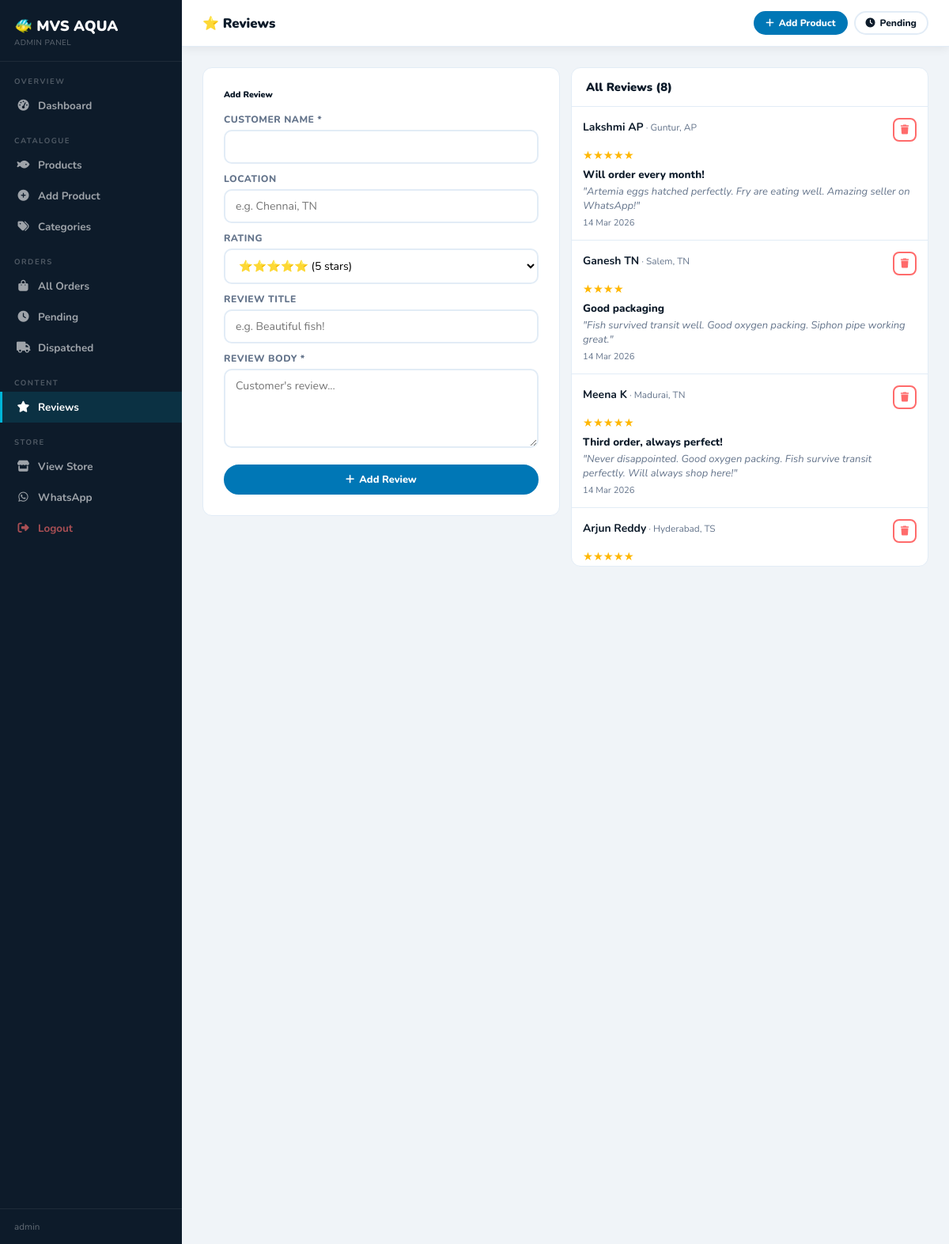
Screenshot of /dashboard/reviews/ (signed in) with the database file from the repository.
### store/models.py (models this page shows, shortened)
class Review(models.Model):
    name      = models.CharField(max_length=100)
    location  = models.CharField(max_length=80, blank=True)
    rating    = models.IntegerField(default=5)
    title     = models.CharField(max_length=150, blank=True)
    body      = models.TextField()
    verified  = models.BooleanField(default=True)
    created_at= models.DateTimeField(auto_now_add=True)
    class Meta: ordering=['-created_at']

### dashboard/views.py (the view, shortened to what this page needs)
# urls.py: path('reviews/', views.dash_reviews, name='dash_reviews'),
@login_required
def dash_reviews(request):
    rvs=Review.objects.all()
    return render(request,'dashboard/reviews.html',{'reviews':rvs})

### cart/context_processors.py (called while the page is built)
def cart_context(request):
    cart = request.session.get('cart', {})
    count = sum(v.get('qty',0) for v in cart.values())
    total = sum(float(v.get('price',0))*v.get('qty',0) for v in cart.values())
    return {'cart_count': count, 'cart_total': round(total,2)}

### templates/dashboard/reviews.html (shortened to what this page needs)
{% extends 'dashboard/base.html' %}
{% block title %}Reviews{% endblock %}{% block page_title %}⭐ Reviews{% endblock %}{% block n_rev %}active{% endblock %}
{% block content %}
<div class="g2" style="align-items:start;">
  <div class="fc">
    <h6 style="font-weight:900;margin-bottom:16px;">Add Review</h6>
    <form method="post">{% csrf_token %}<input type="hidden" name="action" value="add">
      <div style="margin-bottom:11px;"><label class="fl">Customer Name *</label><input type="text" name="name" class="fi" required></div>
      <div style="margin-bottom:11px;"><label class="fl">Location</label><input type="text" name="location" class="fi" placeholder="e.g. Chennai, TN"></div>
      <div style="margin-bottom:11px;"><label class="fl">Rating</label><select name="rating" class="fi"><option value="5">⭐⭐⭐⭐⭐ (5 stars)</option></select></div>
      <div style="margin-bottom:11px;"><label class="fl">Review Title</label><input type="text" name="title" class="fi" placeholder="e.g. Beautiful fish!"></div>
      <div style="margin-bottom:15px;"><label class="fl">Review Body *</label><textarea name="body" class="fi" rows="4" required placeholder="Customer's review..."></textarea></div>
      <button type="submit" class="btn btn-primary" style="width:100%;justify-content:center;"><i class="fas fa-plus"></i> Add Review</button>
    </form>
  </div>
  <div class="tc">
    <div class="th"><h6>All Reviews ({{ reviews|length }})</h6></div>
    <div style="max-height:580px;overflow-y:auto;">
      {% for r in reviews %}
      <div style="padding:14px;border-bottom:1px solid var(--border);">
        <div style="display:flex;justify-content:space-between;align-items:start;margin-bottom:7px;">
          <div><strong style="font-size:.87rem;">{{ r.name }}</strong>{% if r.location %}<span style="color:var(--muted);font-size:.74rem;"> · {{ r.location }}</span>{% endif %}</div>
          <form method="post" style="display:inline;"><button type="submit" class="btn btn-outline btn-sm btn-ico" style="color:var(--coral);border-color:var(--coral);" onclick="return confirm('Delete?')"><i class="fas fa-trash"></i></button></form>
        </div>
        <div style="color:var(--gold);margin-bottom:5px;font-size:.9rem;">{% if r.rating >= 1 %}★{% endif %}{% if r.rating >= 2 %}★{% endif %}{% if r.rating >= 3 %}★{% endif %}{% if r.rating >= 4 %}★{% endif %}{% if r.rating >= 5 %}★{% endif %}</div>
        {% if r.title %}<div style="font-weight:800;font-size:.84rem;margin-bottom:3px;">{{ r.title }}</div>{% endif %}
        <div style="font-size:.81rem;color:var(--muted);font-style:italic;">"{{ r.body }}"</div>
        <div style="font-size:.7rem;color:var(--muted);margin-top:5px;">{{ r.created_at|date:"d M Y" }}</div>
      </div>
      {% empty %}<div style="text-align:center;padding:40px;color:var(--muted);">No reviews yet</div>{% endfor %}
    </div>
  </div>
</div>
{% endblock %}

### templates/dashboard/base.html (shortened to what this page needs)
<!DOCTYPE html>
<html lang="en">
<head><meta charset="UTF-8"><meta name="viewport" content="width=device-width,initial-scale=1">
<link href="https://cdnjs.cloudflare.com/ajax/libs/font-awesome/6.5.0/css/all.min.css" rel="stylesheet">
{% block extra_css %}{% endblock %}</head>
<body>
<aside class="sidebar">
  <div class="sb-logo"><div class="sb-brand">🐠 MVS AQUA</div><div class="sb-sub">Admin Panel</div></div>
  <div class="sb-sec">Overview</div>
  <a href="{% url 'dash_home' %}" class="sb-lnk {% block n_home %}{% endblock %}"><i class="fas fa-tachometer-alt"></i> Dashboard</a>
  <div class="sb-sec">Catalogue</div>
  <a href="{% url 'dash_products' %}" class="sb-lnk {% block n_prod %}{% endblock %}"><i class="fas fa-fish"></i> Products</a>
  <a href="{% url 'dash_product_add' %}" class="sb-lnk"><i class="fas fa-plus-circle"></i> Add Product</a>
  <a href="{% url 'dash_categories' %}" class="sb-lnk {% block n_cat %}{% endblock %}"><i class="fas fa-tags"></i> Categories</a>
  <div class="sb-sec">Orders</div>
  <a href="{% url 'dash_orders' %}" class="sb-lnk {% block n_ord %}{% endblock %}"><i class="fas fa-shopping-bag"></i> All Orders</a>
  <a href="{% url 'dash_orders' %}?status=pending" class="sb-lnk"><i class="fas fa-clock"></i> Pending</a>
  <a href="{% url 'dash_orders' %}?status=dispatched" class="sb-lnk"><i class="fas fa-truck"></i> Dispatched</a>
  <div class="sb-sec">Content</div>
  <a href="{% url 'dash_reviews' %}" class="sb-lnk {% block n_rev %}{% endblock %}"><i class="fas fa-star"></i> Reviews</a>
  <div class="sb-sec">Store</div>
  <a href="/" target="_blank" class="sb-lnk"><i class="fas fa-store"></i> View Store</a>
  <a href="https://wa.me/919490255775" target="_blank" class="sb-lnk"><i class="fab fa-whatsapp"></i> WhatsApp</a>
  <a href="{% url 'dash_logout' %}" class="sb-lnk danger"><i class="fas fa-sign-out-alt"></i> Logout</a>
  <div class="sb-user">{{ request.user.username }}</div>
</aside>
<div class="main">
  <div class="topbar">
    <h4>{% block page_title %}Dashboard{% endblock %}</h4>
    <div style="display:flex;gap:8px;">
      <a href="{% url 'dash_product_add' %}" class="btn btn-primary btn-sm"><i class="fas fa-plus"></i> Add Product</a>
      <a href="{% url 'dash_orders' %}?status=pending" class="btn btn-outline btn-sm"><i class="fas fa-clock"></i> Pending</a>
    </div>
  </div>
  <div class="pg">
    {% block content %}{% endblock %}
  </div>
</div>
</body></html>

### templates/dashboard/base.html (style rules this page uses)
:root { --brand:#0077B6;--dark:#023E8A;--accent:#00B4D8;--sb:#0D1B2A;--sbw:230px;--bg:#F0F4F8;--surface:#fff;--border:#E2ECF6;--text:#0D1B2A;--muted:#64748B;--green:#06D6A0;--coral:#FF6B6B;--gold:#FFB703;--r:12px;--sh:0 2px 12px rgba(0,0,0,.07) }
* { box-sizing:border-box;margin:0;padding:0 }
body { font-family:'Nunito',sans-serif;background:var(--bg);color:var(--text);display:flex;min-height:100vh }
.sidebar { width:var(--sbw);background:var(--sb);min-height:100vh;position:fixed;left:0;top:0;z-index:200;display:flex;flex-direction:column;overflow-y:auto }
.sb-logo { padding:20px 18px 16px;border-bottom:1px solid rgba(255,255,255,.07) }
.sb-brand { font-size:1.15rem;color:#fff;font-weight:900 }
.sb-sub { font-size:.62rem;color:rgba(255,255,255,.35);letter-spacing:.5px;text-transform:uppercase;margin-top:2px }
.sb-sec { padding:18px 18px 5px;font-size:.6rem;color:rgba(255,255,255,.28);letter-spacing:1.5px;text-transform:uppercase;font-weight:700 }
.sb-lnk { display:flex;align-items:center;gap:10px;padding:10px 18px;color:rgba(255,255,255,.6);text-decoration:none;font-size:.84rem;font-weight:700;border-left:3px solid transparent;transition:all .2s }
.sb-lnk i { width:17px;text-align:center;font-size:.88rem }
.sb-lnk:hover,.sb-lnk.active { background:rgba(0,180,216,.14);color:#fff;border-left-color:var(--accent) }
.sb-lnk.danger { color:rgba(255,107,107,.65) }
.sb-user { margin-top:auto;padding:14px 18px;border-top:1px solid rgba(255,255,255,.07);font-size:.73rem;color:rgba(255,255,255,.35) }
.main { margin-left:var(--sbw);flex:1;display:flex;flex-direction:column }
.topbar { background:var(--surface);border-bottom:1px solid var(--border);padding:14px 26px;display:flex;justify-content:space-between;align-items:center;position:sticky;top:0;z-index:100;box-shadow:var(--sh) }
.topbar h4 { font-size:1.05rem;font-weight:900 }
.pg { padding:26px;flex:1 }
.tc { background:var(--surface);border-radius:var(--r);border:1px solid var(--border);overflow:hidden }
.th { padding:14px 18px;border-bottom:1px solid var(--border);display:flex;justify-content:space-between;align-items:center;flex-wrap:wrap;gap:8px }
.th h6 { font-weight:900;font-size:.92rem }
.btn { display:inline-flex;align-items:center;gap:6px;padding:8px 16px;border-radius:50px;font-family:'Nunito',sans-serif;font-size:.8rem;font-weight:800;cursor:pointer;transition:all .2s;border:2px solid transparent;text-decoration:none;white-space:nowrap }
.btn-primary { background:var(--brand);color:#fff;border-color:var(--brand) }
.btn-outline { background:transparent;color:var(--text);border-color:var(--border) }
.btn-sm { padding:5px 13px;font-size:.75rem }
.btn-ico { width:30px;height:30px;padding:0;border-radius:8px;justify-content:center }
.fc { background:var(--surface);border-radius:var(--r);border:1px solid var(--border);padding:26px }
.fl { font-size:.76rem;font-weight:800;display:block;margin-bottom:5px;color:var(--muted);text-transform:uppercase;letter-spacing:.5px }
.fi { width:100%;padding:10px 13px;border:2px solid var(--border);border-radius:10px;font-family:'Nunito',sans-serif;font-size:.88rem;outline:none;transition:border-color .2s;background:#fff }
.g2 { display:grid;grid-template-columns:1fr 1fr;gap:14px }

### rows the page displays
Review: name "Lakshmi AP", location "Guntur, AP", title "Will order every month!", body "Artemia eggs hatched perfectly. Fry are eating well. Amazing seller on WhatsApp!", created_at "14 Mar 2026"
Review: name "Ganesh TN", location "Salem, TN", title "Good packaging", body "Fish survived transit well. Good oxygen packing. Siphon pipe working great.", created_at "14 Mar 2026"
Review: name "Meena K", location "Madurai, TN", title "Third order, always perfect!", body "Never disappointed. Good oxygen packing. Fish survive transit perfectly. Will always shop here!", created_at "14 Mar 2026"
Review: name "Arjun Reddy", location "Hyderabad, TS"

### other values shown
{{ request.user.username }} "admin"
{{ reviews|length }} "8"
